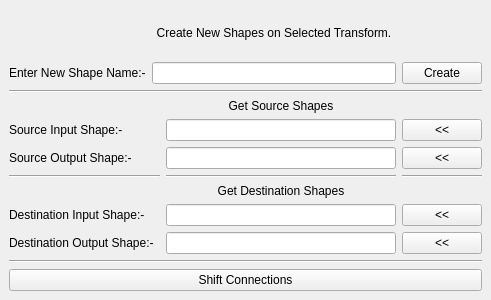
<?xml version="1.0" encoding="UTF-8"?>
<ui version="4.0">
 <class>ShiftInpOutConnWindow</class>
 <widget class="QMainWindow" name="ShiftInpOutConnWindow">
  <property name="geometry">
   <rect>
    <x>0</x>
    <y>0</y>
    <width>491</width>
    <height>300</height>
   </rect>
  </property>
  <property name="windowTitle">
   <string>Shift Mesh Input Output Connections</string>
  </property>
  <widget class="QWidget" name="centralwidget">
   <layout class="QGridLayout" name="gridLayout_3">
    <item row="0" column="0">
     <layout class="QGridLayout" name="gridLayout_4">
      <item row="1" column="2">
       <widget class="QPushButton" name="newShapeCreate_btn">
        <property name="text">
         <string>Create</string>
        </property>
       </widget>
      </item>
      <item row="1" column="1">
       <widget class="QLineEdit" name="newShpName_LE"/>
      </item>
      <item row="0" column="1">
       <widget class="QLabel" name="label_7">
        <property name="text">
         <string>Create New Shapes on Selected Transform.</string>
        </property>
        <property name="alignment">
         <set>Qt::AlignCenter</set>
        </property>
       </widget>
      </item>
      <item row="1" column="0">
       <widget class="QLabel" name="label_5">
        <property name="text">
         <string>Enter New Shape Name:-</string>
        </property>
       </widget>
      </item>
     </layout>
    </item>
    <item row="4" column="0">
     <layout class="QGridLayout" name="gridLayout_2">
      <item row="0" column="0">
       <widget class="QPushButton" name="shiftConnections_btn">
        <property name="text">
         <string>Shift Connections</string>
        </property>
       </widget>
      </item>
     </layout>
    </item>
    <item row="2" column="0">
     <layout class="QGridLayout" name="gridLayout">
      <item row="4" column="3">
       <widget class="QPushButton" name="srcOutLd_btn">
        <property name="text">
         <string>&lt;&lt;</string>
        </property>
       </widget>
      </item>
      <item row="7" column="3">
       <widget class="QPushButton" name="destInpLd_btn">
        <property name="text">
         <string>&lt;&lt;</string>
        </property>
       </widget>
      </item>
      <item row="8" column="0">
       <widget class="QLabel" name="label_4">
        <property name="text">
         <string>Destination Output Shape:-</string>
        </property>
       </widget>
      </item>
      <item row="5" column="2">
       <widget class="Line" name="line_2">
        <property name="orientation">
         <enum>Qt::Horizontal</enum>
        </property>
       </widget>
      </item>
      <item row="5" column="0" colspan="2">
       <widget class="Line" name="line">
        <property name="orientation">
         <enum>Qt::Horizontal</enum>
        </property>
       </widget>
      </item>
      <item row="7" column="0">
       <widget class="QLabel" name="label_3">
        <property name="text">
         <string>Destination Input Shape:-</string>
        </property>
       </widget>
      </item>
      <item row="8" column="2">
       <widget class="QLineEdit" name="destOut_LE"/>
      </item>
      <item row="7" column="2">
       <widget class="QLineEdit" name="destInp_LE"/>
      </item>
      <item row="8" column="3">
       <widget class="QPushButton" name="destOutLd_btn">
        <property name="text">
         <string>&lt;&lt;</string>
        </property>
       </widget>
      </item>
      <item row="4" column="0">
       <widget class="QLabel" name="label">
        <property name="text">
         <string>Source Output Shape:-</string>
        </property>
       </widget>
      </item>
      <item row="0" column="2">
       <widget class="QLabel" name="label_6">
        <property name="text">
         <string>Get Source Shapes</string>
        </property>
        <property name="alignment">
         <set>Qt::AlignCenter</set>
        </property>
       </widget>
      </item>
      <item row="1" column="2">
       <widget class="QLineEdit" name="srcInp_LE"/>
      </item>
      <item row="4" column="2">
       <widget class="QLineEdit" name="srcOut_LE"/>
      </item>
      <item row="5" column="3">
       <widget class="Line" name="line_3">
        <property name="orientation">
         <enum>Qt::Horizontal</enum>
        </property>
       </widget>
      </item>
      <item row="1" column="3">
       <widget class="QPushButton" name="srcInpLd_btn">
        <property name="text">
         <string>&lt;&lt;</string>
        </property>
       </widget>
      </item>
      <item row="1" column="0">
       <widget class="QLabel" name="label_2">
        <property name="text">
         <string>Source Input Shape:-</string>
        </property>
       </widget>
      </item>
      <item row="6" column="2">
       <widget class="QLabel" name="label_8">
        <property name="text">
         <string>Get Destination Shapes</string>
        </property>
        <property name="alignment">
         <set>Qt::AlignCenter</set>
        </property>
       </widget>
      </item>
     </layout>
    </item>
    <item row="1" column="0">
     <widget class="Line" name="line_4">
      <property name="orientation">
       <enum>Qt::Horizontal</enum>
      </property>
     </widget>
    </item>
    <item row="3" column="0">
     <widget class="Line" name="line_5">
      <property name="orientation">
       <enum>Qt::Horizontal</enum>
      </property>
     </widget>
    </item>
   </layout>
  </widget>
 </widget>
 <resources/>
 <connections/>
</ui>
